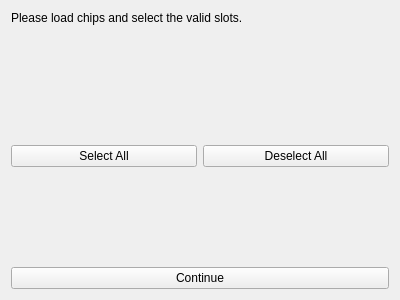
<?xml version="1.0" encoding="UTF-8"?>
<ui version="4.0">
 <class>DicedChip_LoadChipsForm</class>
 <widget class="QWidget" name="DicedChip_LoadChipsForm">
  <property name="geometry">
   <rect>
    <x>0</x>
    <y>0</y>
    <width>400</width>
    <height>300</height>
   </rect>
  </property>
  <property name="sizePolicy">
   <sizepolicy hsizetype="Fixed" vsizetype="Preferred">
    <horstretch>0</horstretch>
    <verstretch>0</verstretch>
   </sizepolicy>
  </property>
  <property name="minimumSize">
   <size>
    <width>400</width>
    <height>0</height>
   </size>
  </property>
  <property name="windowTitle">
   <string>Form</string>
  </property>
  <layout class="QVBoxLayout" name="verticalLayout">
   <item>
    <widget class="QLabel" name="label">
     <property name="sizePolicy">
      <sizepolicy hsizetype="Preferred" vsizetype="Fixed">
       <horstretch>0</horstretch>
       <verstretch>0</verstretch>
      </sizepolicy>
     </property>
     <property name="text">
      <string>Please load chips and select the valid slots.</string>
     </property>
    </widget>
   </item>
   <item>
    <spacer name="verticalSpacer_2">
     <property name="orientation">
      <enum>Qt::Vertical</enum>
     </property>
     <property name="sizeHint" stdset="0">
      <size>
       <width>20</width>
       <height>40</height>
      </size>
     </property>
    </spacer>
   </item>
   <item>
    <layout class="QHBoxLayout" name="horizontalLayout">
     <item>
      <spacer name="horizontalSpacer">
       <property name="orientation">
        <enum>Qt::Horizontal</enum>
       </property>
       <property name="sizeHint" stdset="0">
        <size>
         <width>40</width>
         <height>20</height>
        </size>
       </property>
      </spacer>
     </item>
     <item>
      <layout class="QGridLayout" name="slotsGridLayout"/>
     </item>
     <item>
      <spacer name="horizontalSpacer_2">
       <property name="orientation">
        <enum>Qt::Horizontal</enum>
       </property>
       <property name="sizeHint" stdset="0">
        <size>
         <width>40</width>
         <height>20</height>
        </size>
       </property>
      </spacer>
     </item>
    </layout>
   </item>
   <item>
    <layout class="QHBoxLayout" name="horizontalLayout_2">
     <item>
      <widget class="QPushButton" name="selectPushButton">
       <property name="text">
        <string>Select All</string>
       </property>
      </widget>
     </item>
     <item>
      <widget class="QPushButton" name="deselectPushButton">
       <property name="text">
        <string>Deselect All</string>
       </property>
      </widget>
     </item>
    </layout>
   </item>
   <item>
    <spacer name="verticalSpacer">
     <property name="orientation">
      <enum>Qt::Vertical</enum>
     </property>
     <property name="sizeHint" stdset="0">
      <size>
       <width>20</width>
       <height>40</height>
      </size>
     </property>
    </spacer>
   </item>
   <item>
    <widget class="QPushButton" name="donePushButton">
     <property name="text">
      <string>Continue</string>
     </property>
    </widget>
   </item>
  </layout>
 </widget>
 <resources/>
 <connections/>
</ui>
